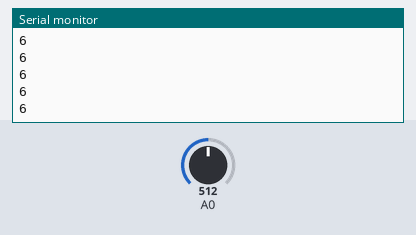
The sketch below on a simulated Arduino Uno, built with avr-gcc and run on an emulated ATmega328P. Parts: the last lines printed to the serial monitor. Inputs (shaded band) come from the test bench; at power-on: A0 = 512.

Above: at 1.2 s.
1.3 s: A0 set to 716
At 2.3 s:
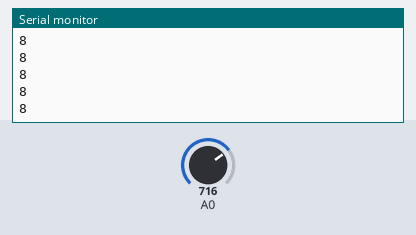
2.8 s: A0 set to 900
At 3.9 s:
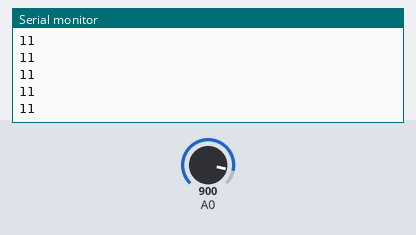
Timing chart, 0 to 5.8 s (numbered marks = the images above; inputs shaded):
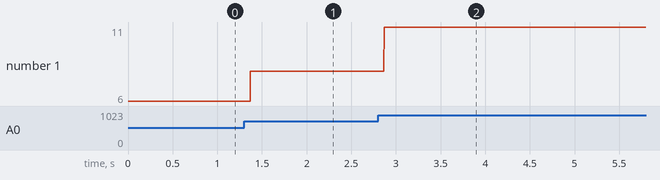

The sketch:

voltage_divider.ino
```cpp
// 80 is for me a good number.
// You have to check how many volts is comming from your battery / Lipo
// The Arduino gives numbers instead of the right Voltage so we have to calculate it before we can display it.
// First we need to know which value represent which value.
// So simple measure the Voltage and also see what the value is on the screen.
//
// Serial.println(sensorValue);
//
// I become 1024
// 1024 = 12,8 Volts
// 1 Volt = x
// x = 1024 / 12,8 = 80

void setup() {
Serial.begin(9600);
}


void loop() {
int sensorValue = analogRead(A0);
Serial.println(sensorValue/80);
}
```

Measured:
- after the input at 1.3 s, the serial monitor: prints a new line after 0.07 s (image 1)
- after the input at 2.8 s, the serial monitor: prints a new line after 0.07 s (image 2)
- plotted number 1: 6 → 8 after the input at 1.3 s, 8 → 11 after the input at 2.8 s
